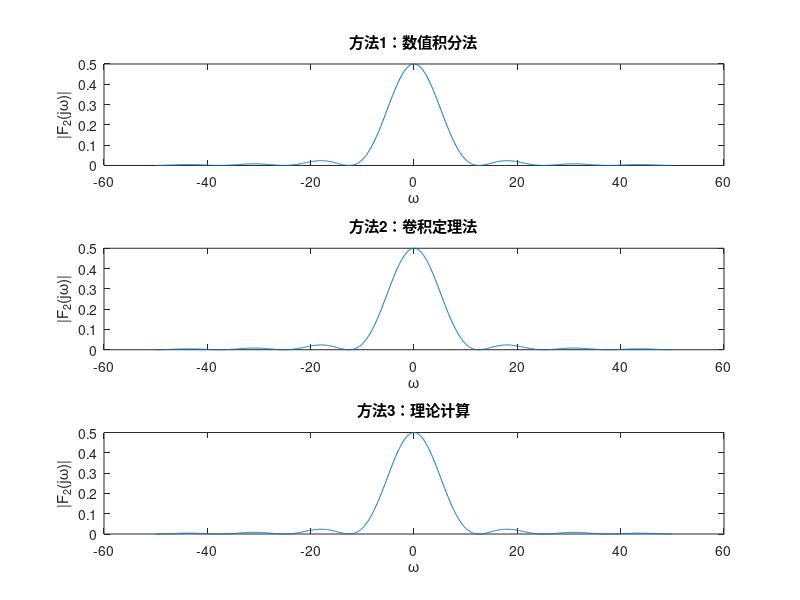

The MATLAB source for this figure:
% 实验2：三角脉冲频谱的三种方法
E = 1;
tao = 1;
omega = linspace(-50, 50, 1000);

% 方法1：数值积分法
F2_num = zeros(size(omega));
for i = 1:length(omega)
    w = omega(i);
    integrand = @(t) E*(1 - 2*abs(t)) .* exp(-1j*w*t) .* (abs(t) <= tao/2);
    F2_num(i) = integral(integrand, -tao/2, tao/2, 'ArrayValued', true);
end

% 方法2：卷积定理法
F_rect = sqrt(E * tao/2) .* sin(omega * tao/4) ./ (omega * tao/4);
F2_conv = F_rect.^2;

% 方法3：理论计算
F2_theory = (4 * E * (1 - cos(omega * tao/2))) ./ (tao * omega.^2);
F2_theory(omega == 0) = 0.5; % 处理omega=0的奇点

% 绘制结果
figure;
subplot(3,1,1);
plot(omega, abs(F2_num));
title('方法1：数值积分法');
xlabel('ω'); ylabel('|F_2(jω)|');

subplot(3,1,2);
plot(omega, abs(F2_conv));
title('方法2：卷积定理法');
xlabel('ω'); ylabel('|F_2(jω)|');

subplot(3,1,3);
plot(omega, abs(F2_theory));
title('方法3：理论计算');
xlabel('ω'); ylabel('|F_2(jω)|');
